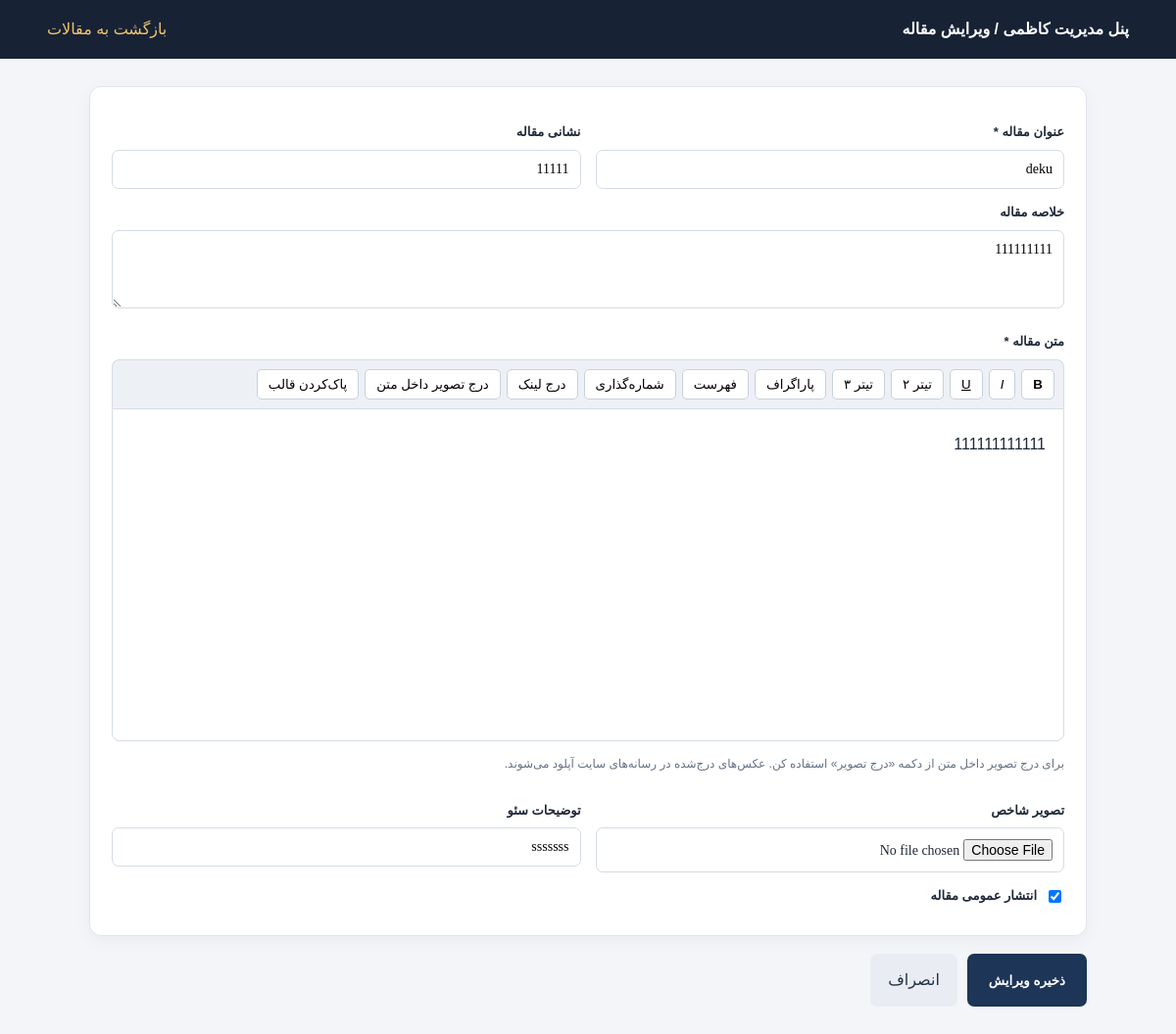
/admin/blog/1/edit (signed in), run on the app's committed database.
### tables this page shows
CREATE TABLE blog_posts (
            id INTEGER PRIMARY KEY AUTOINCREMENT,
            title TEXT NOT NULL,
            slug TEXT NOT NULL UNIQUE,
            excerpt TEXT DEFAULT '',
            content TEXT NOT NULL,
            image TEXT DEFAULT '',
            meta_description TEXT DEFAULT '',
            is_published INTEGER NOT NULL DEFAULT 1,
            created_at TIMESTAMP DEFAULT CURRENT_TIMESTAMP,
            updated_at TIMESTAMP DEFAULT CURRENT_TIMESTAMP
        );

### app.py (the view)
@app.get('/admin/blog/<int:post_id>/edit')
@admin_required
def blog_post_editor(post_id):
    with db() as con:
        post = con.execute('SELECT * FROM blog_posts WHERE id=?', (post_id,)).fetchone()
    if not post: abort(404)
    return render_template('admin_post_editor.html', post=post, action=url_for('edit_blog_post', post_id=post_id))

### app.py (called while the page is built)
def db():
    con = sqlite3.connect(DB)
    con.row_factory = sqlite3.Row
    return con

@app.context_processor
def inject_csrf():
    if 'csrf_token' not in session:
        session['csrf_token'] = secrets.token_urlsafe(32)
    return {'csrf_token': session['csrf_token']}

def admin_required(fn):
    @wraps(fn)
    def wrapped(*args, **kwargs):
        if 'admin_id' not in session:
            return redirect(url_for('admin_login', next=request.path))
        if request.method == 'POST' and not valid_csrf():
            abort(400, description='درخواست نامعتبر است؛ صفحه را تازه‌سازی کنید.')
        return fn(*args, **kwargs)
    return wrapped

### templates/admin_post_editor.html (shortened to what this page needs)
<!doctype html>
<html lang="fa" dir="rtl"><head><meta charset="utf-8"><meta name="viewport" content="width=device-width,initial-scale=1">
</head><body>
<header class="bar"><strong>پنل مدیریت کاظمی / {{ 'ویرایش مقاله' if post else 'نوشته جدید' }}</strong><a href="/admin#blog">بازگشت به مقالات</a></header>
<main class="wrap">
<form id="postForm" method="post" action="{{action}}" enctype="multipart/form-data"><input type="hidden" name="csrf_token" value="{{csrf_token}}">
<div class="card"><div class="grid"><div><label>عنوان مقاله *</label><input name="title" id="postTitle" required maxlength="180" value="{{post.title if post else ''}}" placeholder="عنوان مقاله"></div><div><label>نشانی مقاله</label><input name="slug" value="{{post.slug if post else ''}}" placeholder="به‌صورت خودکار از عنوان ساخته می‌شود"></div></div>
<label>خلاصه مقاله</label><textarea name="excerpt" maxlength="500">{{post.excerpt if post else ''}}</textarea>
<label>متن مقاله *</label>
<div class="toolbar">
<button type="button" data-cmd="bold"><b>B</b></button><button type="button" data-cmd="italic"><i>I</i></button><button type="button" data-cmd="underline"><u>U</u></button>
<button type="button" data-block="h2">تیتر ۲</button><button type="button" data-block="h3">تیتر ۳</button><button type="button" data-block="p">پاراگراف</button>
<button type="button" data-cmd="insertUnorderedList">فهرست</button><button type="button" data-cmd="insertOrderedList">شماره‌گذاری</button><button type="button" id="linkBtn">درج لینک</button><button type="button" id="imageBtn">درج تصویر داخل متن</button><button type="button" data-cmd="removeFormat">پاک‌کردن قالب</button>
</div>
<div id="editor" class="editor" contenteditable="true" dir="rtl">{{post.content|safe if post else ''}}</div>
<p class="hint">برای درج تصویر داخل متن از دکمه «درج تصویر» استفاده کن. عکس‌های درج‌شده در رسانه‌های سایت آپلود می‌شوند.</p>
<div class="grid"><div><label>تصویر شاخص</label><input type="file" name="image" accept="image/png,image/jpeg,image/webp,image/gif"></div><div><label>توضیحات سئو</label><input name="meta_description" maxlength="300" value="{{post.meta_description if post else ''}}"></div></div>
<label class="check"><input type="checkbox" name="is_published" {% if not post or post.is_published %}checked{% endif %}> انتشار عمومی مقاله</label>
</div><div class="actions"><button class="primary" id="saveBtn" type="submit">{{'ذخیره ویرایش' if post else 'انتشار مقاله'}}</button><a class="secondary" href="/admin#blog">انصراف</a></div>
</form></main>
</body></html>

### templates/admin_post_editor.html (style rules this page uses)
* { box-sizing:border-box }
body { margin:0;background:#f3f5f8;color:#202938;font-family:Tahoma,Arial;line-height:1.9 }
.bar { background:#172235;color:white;padding:15px 4%;display:flex;justify-content:space-between;align-items:center }
.bar a { color:#f0c66d;text-decoration:none }
.wrap { max-width:1050px;margin:28px auto;padding:0 16px }
.card { background:white;border:1px solid #e1e5eb;border-radius:12px;padding:22px;margin-bottom:18px;box-shadow:0 5px 18px #1722350b }
label { display:block;font-size:13px;font-weight:bold;margin:12px 0 5px }
input,textarea { width:100%;border:1px solid #d5dce5;border-radius:7px;padding:11px;font:14px Tahoma }
textarea { min-height:80px }
.grid { display:grid;grid-template-columns:1fr 1fr;gap:15px }
.toolbar { display:flex;gap:6px;flex-wrap:wrap;background:#edf1f6;padding:9px;border:1px solid #d5dce5;border-bottom:0;border-radius:8px 8px 0 0 }
.toolbar button { border:1px solid #c8d0dc;background:white;border-radius:5px;padding:7px 11px;cursor:pointer }
.editor { min-height:340px;border:1px solid #d5dce5;border-radius:0 0 8px 8px;padding:18px;outline:none;line-height:2.2 }
.actions { display:flex;gap:10px;flex-wrap:wrap }
.primary { background:#1d3557;color:white;border:0;border-radius:7px;padding:12px 22px;cursor:pointer;font-weight:bold }
.secondary { background:#e9edf3;color:#243247;border-radius:7px;padding:12px 18px;text-decoration:none }
.hint { font-size:12px;color:#657184 }
.check { display:flex;align-items:center;gap:8px }
.check input { width:auto }

### data on the page
blog_posts: title "deku", slug "11111", excerpt "111111111", content "111111111111", meta_description "sssssss", is_published "☑"

### other printed values
{{ 'ویرایش مقاله' if post else 'نوشته جدید' }} "ویرایش مقاله"
{{ 'ذخیره ویرایش' if post else 'انتشار مقاله' }} "ذخیره ویرایش"
